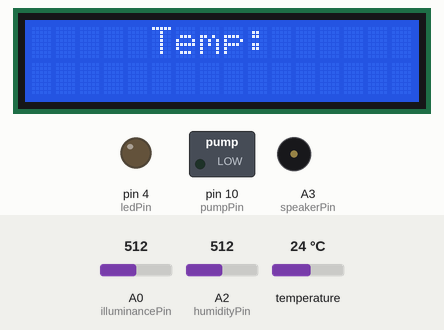
Simulated run of this sketch. Board: Arduino Mega 2560, built with avr-gcc and run on an emulated ATmega2560. Parts: 16×2 character LCD, switched loads named in the sketch (green lamp = pin HIGH), output pins drawn as LEDs (lit = HIGH), buzzer (waves = sounding). The test bench sets the inputs (shaded band); at power-on: A2 (humidityPin) = 512, temperature 24 °C, A0 (illuminancePin) = 512. What the sketch prints to the serial monitor is not drawn.

Above: at 1.2 s.
1.3 s: A2 (humidityPin) set to 812
At 2.0 s:
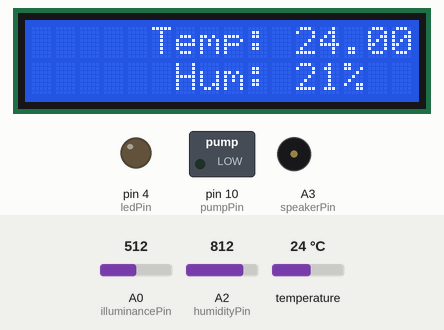
6.4 s: A2 (humidityPin) set to 835
At 7.4 s:
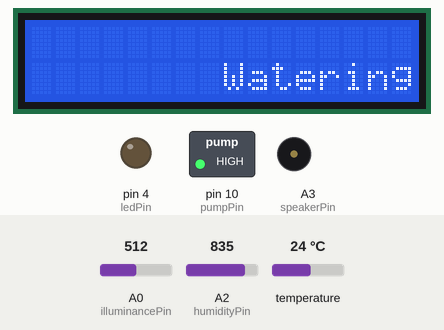
10.2 s: temperature set to 39.2 °C
At 11.5 s:
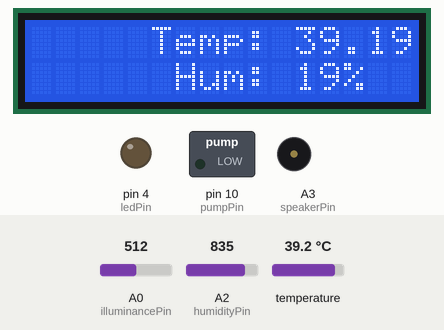
13.6 s: temperature set to 40.8 °C
At 15.7 s:
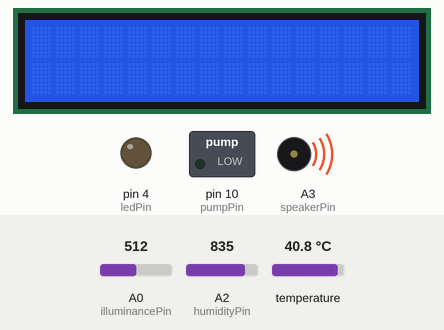
17.4 s: A0 (illuminancePin) set to 716
At 22.7 s:
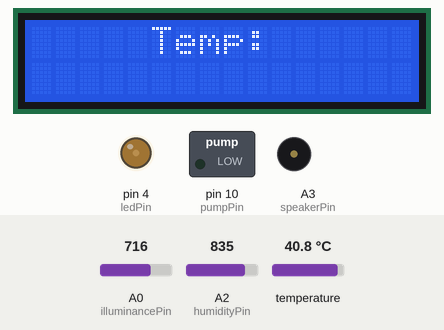
22.8 s: A2 (humidityPin) set to 716
At 24.4 s:
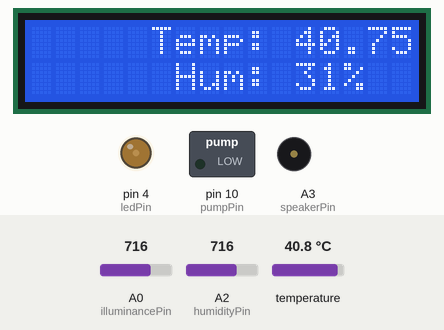
Timing chart, 0 to 28.2 s (numbered marks = the images above; inputs shaded):
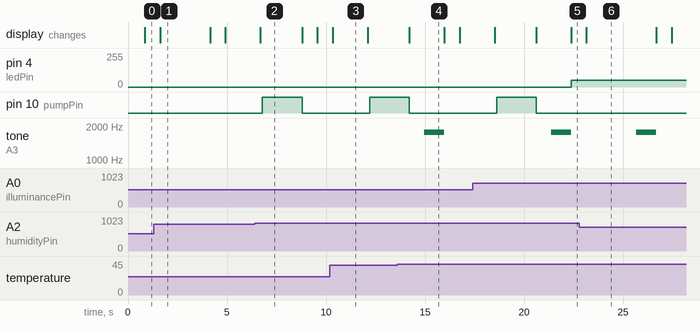

The sketch:

smartfarm.ino
```cpp
#include <LiquidCrystal.h>
#include <DallasTemperature.h>
#include <OneWire.h>
#include <pitches.h>

int humidityPin = A2;
int tempPin = 2;
int illuminancePin = A0;
int ledPin = 4;
int speakerPin = A3;
int pumpPin = 10;

OneWire ourWire(tempPin);
DallasTemperature sensors(&ourWire);
LiquidCrystal lcd(44, 45, 46, 47, 48, 49);

void setup() {
  Serial.begin(9600);
  setting();
}

void loop() {
  autoHumidity();
  autoTemp();
  autoIlluminance();
  displayInfo();
  serialPrint();
  delay(1000);
}

void serialPrint(){
  Serial.print("습도(전압) : ");
  Serial.println(getHumidity());
  Serial.print("온도(섭씨) : ");
  Serial.println(getTemp());
  Serial.print("조도(전압) : ");
  Serial.println(getIlluminance());
  Serial.println();
}

void setting(){
  pinMode(humidityPin, INPUT);
  digitalWrite(humidityPin, HIGH);
  pinMode(tempPin, INPUT);
  digitalWrite(humidityPin, LOW);
  pinMode(illuminancePin, INPUT);
  digitalWrite(humidityPin, HIGH);
  pinMode(ledPin, OUTPUT);
  digitalWrite(ledPin, LOW);
  pinMode(pumpPin, OUTPUT);
  digitalWrite(pumpPin, LOW);
  sensors.begin();
  lcd.begin(16,2);
  lcd.clear();
}

float getHumidity(){
  int reading = analogRead(humidityPin);
  float voltage = reading * 5.0 / 1024.0;
  return voltage;
}

float getTemp(){
  sensors.requestTemperatures();
  float temp_C = sensors.getTempCByIndex(0);
  return temp_C;
}

float getIlluminance(){
  int reading = analogRead(illuminancePin);
  float voltage = reading * 5.0 / 1024.0;
  return voltage;
}

void autoHumidity(){
  float voltage = getHumidity();

  if (voltage > 4){
    lcd.clear();
    lcd.setCursor(0,0);
    lcd.print("                ");
    lcd.setCursor(0,1);
    lcd.print("        Watering");
    delay(100);
    digitalWrite(pumpPin, HIGH);
    delay(2000);
    digitalWrite(pumpPin, LOW);
    lcd.clear();
  }
}

void autoTemp(){
  float temp_C = getTemp();
  boolean warning = false;
  float maxTemp = 40.0;
  float minTemp = 5.0;

  if(temp_C > maxTemp || temp_C < minTemp)
    warning = true;

  if(warning){
    tone(speakerPin, NOTE_A6, 1000);
    delay(1000);
    noTone(speakerPin);
  }
}

void autoIlluminance(){
  float voltage = getIlluminance();

  if(voltage > 4)
    digitalWrite(ledPin, LOW);
  else if(voltage < 2.5)
    digitalWrite(ledPin, HIGH);
  else
    analogWrite(ledPin, (1.0 - voltage/5.0)*1024);
}

void displayInfo(){
  lcd.clear();
  lcd.setCursor(0,0);
  lcd.print("     Temp: ");
  lcd.print(getTemp());
  lcd.setCursor(0,1);
  lcd.print("      Hum: ");
  int humidity = map(analogRead(humidityPin),0,1024,100,0);
  lcd.print(humidity);
  lcd.write('%');
}
```

Measured:
- the behaviour switches between 819 and 820 on A2 (humidityPin) (found by bisection; images 1 and 2)
- the behaviour switches between 40 and 40.1 °C on temperature (found by bisection; images 3 and 4)
- after the input at 1.3 s, the display: changes after 0.32 s (image 1)
- after the input at 6.4 s, pin 10 (pumpPin): LOW → HIGH after 0.39 s, → LOW 2.0 s later; the display: changes after 0.29 s (image 2)
- after the input at 13.6 s, tone on A3 (speakerPin): silent → 1760 Hz after 1.4 s, → silent 1.0 s later
- after the input at 17.4 s, pin 4 (ledPin): 0/255 → 52/255 after 5.0 s
- after the input at 22.8 s, pin 10 (pumpPin): stays LOW (without the input it goes to HIGH after 2.2 s)
